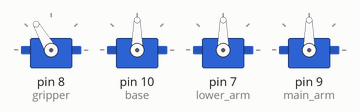
This sketch was run on a simulated Arduino Uno, built with avr-gcc and run on an emulated ATmega328P. On the bench: 4 × servo.

Above: at 0.05 s.
At 4.5 s:
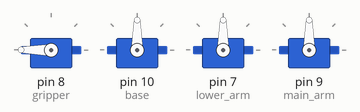
Timing chart, 0 to 5.9 s (numbered marks = the images above):
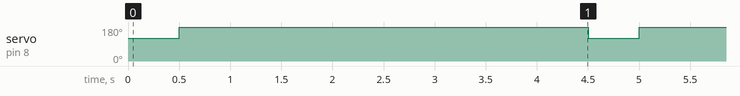

Measured:
- by itself, servo on pin 8 (gripper): alternates 180° for 4.0 s and 120° for 0.50 s

The sketch:

Gripper_01.ino
```cpp
#include<Servo.h>
Servo base;           //Servo motor for the base
Servo lower_arm;           //Servo motor for the base
Servo main_arm;           //Servo motor for the base
Servo gripper;           //Servo motor for the base
int val;

//Main program setup
void setup() {
  Serial.begin(9600);
  gripper.attach(8);     //Attach on pin # 8 of arduino
  base.attach(10);     //Attach on pin # 8 of arduino
  lower_arm.attach(7);     //Attach on pin # 8 of arduino
  main_arm.attach(9);     //Attach on pin # 8 of arduino
  gripper.write(100);
}

//Main running loop of program
void loop() {
  gripper.write(120);
  delay(500);
  gripper.write(180);
  delay(4000);
}
```
